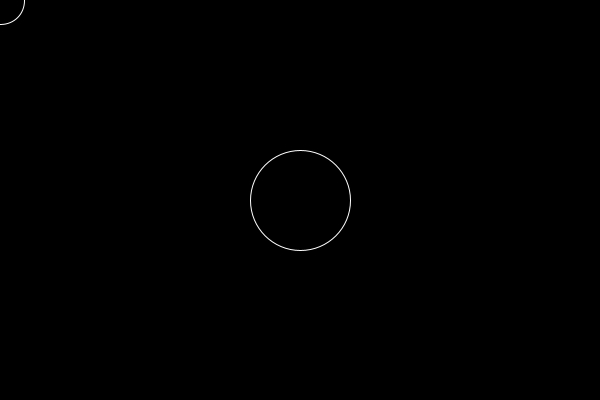
Frame 1 (no input)
Frame 60 (the mouse pressed at the canvas centre just before this capture): identical to frame 1, image omitted
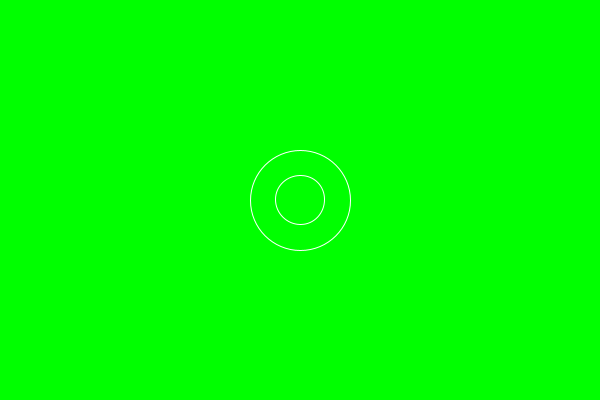
Frame 120 (the mouse held since frame 60 and released just before this capture)

The Processing sketch that drew these frames (run headless with seeded random() and noise(); from frame 60 on, the mouse is pressed at the canvas centre):

// Processing sketch: class_object
// ── class_object.pde
Particle p1;
Particle p2;

void setup() {
  size(600, 400);
  
  p1 = new Particle(300, 200, 50);
  p2 = new Particle();
}

void draw() {
  background(0);
  
  if(p1.overlaps(p2)){
    background(0, 255, 0);
  }
  
  p2.x = mouseX;
  p2.y = mouseY;
  
  p1.show();
  p2.show();
}


class Particle {
  float x, y;
  float r;
  
  Particle() {
   x = random(width);
   y = random(height);
   r = random(20, 25);
  }
  
  Particle(float xx, float yy, float rr) {
    x = xx;
    y = yy;
    r = rr;
  }
  
  void show() {
   noFill();
   stroke(255);
   ellipse(x, y, r*2, r*2);
  }
  
  boolean overlaps(Particle p) {
    float d = dist(x, y, p.x, p.y);
    if(d < r + p.r) {
      return true;
    }else {
      return false;
    }
  }
}
